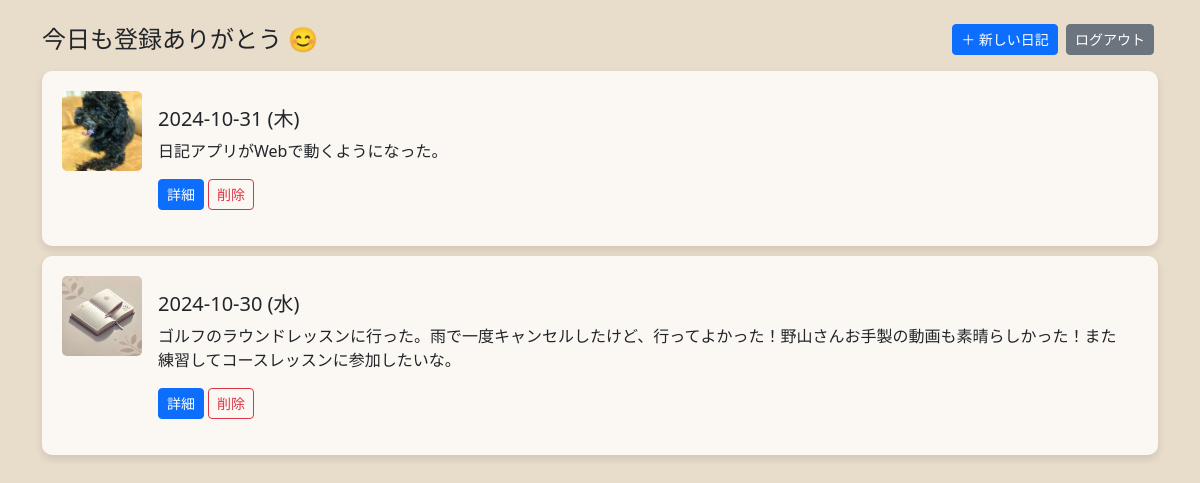
The page / (signed in) on the database its author committed.
### tables this page shows
CREATE TABLE diary (
    id INTEGER PRIMARY KEY AUTOINCREMENT,
    date TEXT UNIQUE,
    content TEXT,
    filename TEXT,
    user_id INTEGER
);

### app.py (the view)
@app.route("/")
@login_required
def index():
    user_id = session["user_id"]
    today = date.today().isoformat()
    with get_db_connection() as conn:
        cursor = conn.cursor()
        cursor.execute("SELECT username FROM users WHERE id = ?", (user_id,))
        username = cursor.fetchone()[0]
        cursor.execute(
            "SELECT 1 FROM diary WHERE date = ? AND user_id = ?", (today, user_id)
        )
        entry_exists = cursor.fetchone() is not None
        if entry_exists:
            message = f"今日も登録ありがとう 😊"
        else:
            message = f"今日もお疲れさまです 😊"
        cursor.execute(
            "SELECT id, date, content, filename FROM diary WHERE user_id=? ORDER BY date DESC",
            (user_id,),
        )
        entries = cursor.fetchall()
        no_entries = len(entries) == 0
        formatted_entries = []
        for entry in entries:
            entry_date = datetime.strptime(entry[1], "%Y-%m-%d")
            weekday = WEEKDAYS[entry_date.weekday()]
            formatted_entry = entry + (weekday,)  # タプルに weekday を追加
            formatted_entries.append(formatted_entry)
    return render_template(
        "index.html",
        entries=formatted_entries,  # formatted_entriesを渡す
        use_cgi=app.config["USE_CGI"],
        message=message,
        no_entries=no_entries,
    )

### app.py (called while the page is built)
def login_required(func):
    @wraps(func)
    def decorated_view(*args, **kwargs):
        if "user_id" not in session:
            return redirect(url_for("login"))
        return func(*args, **kwargs)
    return decorated_view

def get_db_connection():
    return sqlite3.connect(DATABASE_PATH)

### templates/index.html (shortened to what this page needs)
<!DOCTYPE html>
<html lang="ja">
<head>
    <link href="https://cdn.jsdelivr.net/npm/bootstrap@5.3.2/dist/css/bootstrap.min.css" rel="stylesheet">
    <link rel="stylesheet" href="{{ url_for('static', filename='style.css') }}">
</head>
<body>
    <div class="container mt-4">
        <div class="d-flex justify-content-between align-items-center mb-3">
            <h4 class="mb-0">{{ message }}</h4>
            <div>
                {% if use_cgi %}
                    <a href="{{ url_for('add', _external=True).replace('tani-chika.com/', 'tani-chika.com/index.cgi/') }}"　class="btn btn-primary btn-sm me-1">＋ 新しい日記</a>
                {% else %}
                    <a href="{{ url_for('add') }}" class="btn btn-primary btn-sm me-1">＋ 新しい日記</a>
                {% endif %}
                <a href="{{ url_for('logout') }}" class="btn btn-secondary btn-sm me-1">ログアウト</a>
            </div>
        </div>
        {% if no_entries %}
        <div class="centered-message">
            <h3>新しい日記を追加しましょう 😊</h3>
        </div>
        {% else %}
        <div class="row">
            <div class="col-12">
                {% for entry in entries %}
                <div class="card d-flex flex-row">
                    {% if entry[3] and entry[3] != 'default.jpg' %}
                    {% if entry[3].endswith('.mp4') %}
                    <video class="thumbnail" controls muted>
                        <source src="{{ url_for('uploaded_file', filename=entry[3]) }}" type="video/mp4">
                        お使いのブラウザは動画タグに対応していません。
                    </video>
                    {% else %}
                    <img src="{{ url_for('static', filename='uploads/' ~ entry[3]) }}" class="thumbnail" alt="日記画像">
                    {% endif %}
                    {% else %}
                    <img src="{{ url_for('static', filename='uploads/default.jpg') }}" class="thumbnail" alt="デフォルト画像">
                    {% endif %}
                    <div class="card-body">
                        <h5 class="card-title">{{ entry[1] }} ({{ entry[4]}})</h5>
                        <p class="card-text entry-content">{{ entry[2] }}</p>
                        <div class="d-flex mt-2">
                            <a href="{{ url_for('detail', entry_id=entry[0]) }}"
                                class="btn btn-primary btn-sm me-1">詳細</a>
                            <form id="delete-form-{{ entry[0] }}" action="{{ url_for('delete', entry_id=entry[0]) }}"
                                method="POST" style="display: inline;">
                                <button type="button" class="btn btn-outline-danger btn-sm"
                                    onclick="confirmDelete('{{ entry[1] }}', {{ entry[0] }})">削除</button>
                            </form>
                        </div>
                    </div>
                </div>
                {% endfor %}
            </div>
        </div>
        {% endif %}
    </div>
</body>
</html>

### static/style.css (style rules this page uses)
body { background-color: #E8DCCB; }
.diary-card, .card { background-color: #FBF7F2; border: none; box-shadow: 0 4px 8px rgba(0, 0, 0, 0.1); border-radius: 10px; padding: 20px; }
.entry-content { word-break: break-word; white-space: normal; }

### templates/index.html (style rules this page uses)
.thumbnail { width: 80px; height: 80px; object-fit: cover; border-radius: 5px; }
.card { height: auto; margin-bottom: 10px; }
.container { max-height: 100vh; overflow-y: auto; }

### rows shown on the page
diary: filename (picture), date "2024-10-31", entry "木", content "日記アプリがWebで動くようになった。"
diary: date "2024-10-30", entry "水", content "ゴルフのラウンドレッスンに行った。雨で一度キャンセルしたけど、行ってよかった！野山さんお手製の動画も素晴らしかった！また練習してコースレッスンに参加したいな。"

### other values the page prints
{{ message }} "今日も登録ありがとう 😊"
